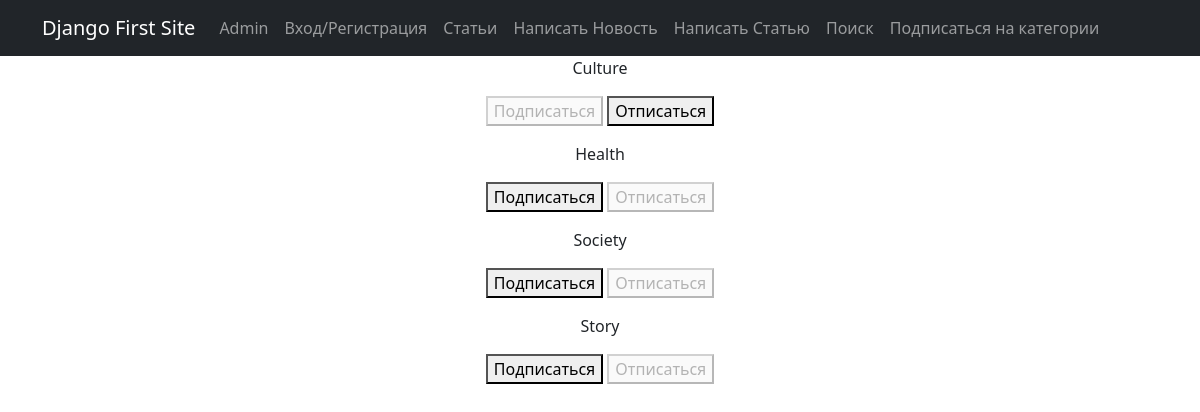
Page /subscriptions/ (signed in) on the committed database.
### news/models.py (models this page shows, shortened)
class Category(models.Model):
    category_name = models.CharField(max_length=64, unique=True)
    subscribers = models.ManyToManyField(User, related_name='categories')

### news/views.py (the view, shortened to what this page needs)
# urls.py: path('subscriptions/', subscriptions, name='subscriptions'),
@login_required
@csrf_protect
def subscriptions(request):
    categories_with_subscriptions = Category.objects.annotate(
        user_subscribed=Exists(
            Subscriber.objects.filter(
                user=request.user,
                category=OuterRef('pk'),
            )
        )
    ).order_by('category_name')
    return render(
        request,
        'subscriptions.html',
        {'categories': categories_with_subscriptions}
    )

### news/templates/news/subscriptions.html (shortened to what this page needs)
{% extends 'flatpages/default.html' %}
{% block content %}
    {% for category in categories %}
        <p>
            {{ category.category_name}}
            <form method="post">
                {% if category.user_subscribed %}
                    <button disabled>Подписаться</button>
                    <button name="action" value="unsubscribe">Отписаться</button>
                {% else %}
                    <button name="action" value="subscribe">Подписаться</button>
                    <button disabled>Отписаться</button>
                {% endif %}
            </form>
        </p>
    {% endfor %}
{% endblock content %}

### rows in the picture
Category: category_name "Culture", shows "Подписаться"
Category: category_name "Health", shows "Подписаться"
Category: category_name "Society", shows "Подписаться"
Category: category_name "Story", shows "Подписаться"
